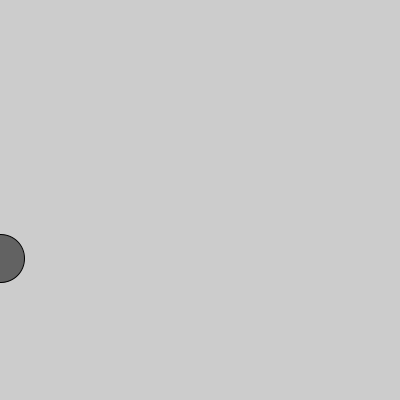
Frame 1 (no input)
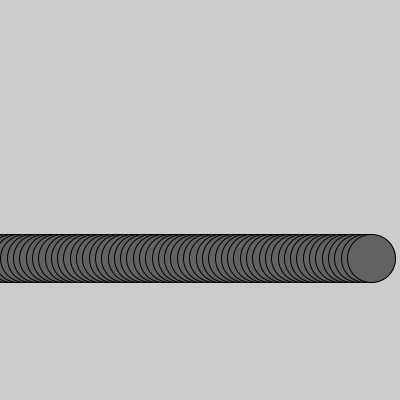
Frame 60 (the mouse pressed at the canvas centre just before this capture)
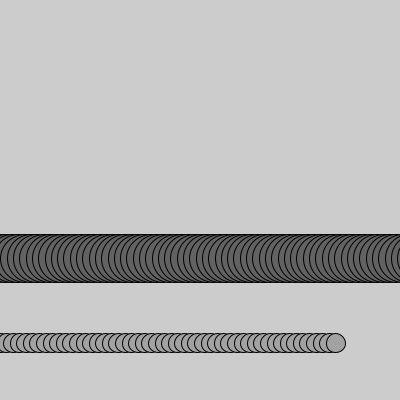
Frame 120 (the mouse held since frame 60 and released just before this capture)

The Processing sketch that drew these frames (run headless with seeded random() and noise(); from frame 60 on, the mouse is pressed at the canvas centre):

// Processing sketch: basic_02D_variable_random
// ── basic_02D_variable_random.pde
/* Zhang Liqun@SJTU IDM
*/

// declare variables "x", "y", "speed", "col" and "rad"
float x,y,speed,rad,col;

void setup() {
  size(400,400);  

  x=0;
  y=random(height);  
  speed=random(5,10);
  rad=random(20,50);
  col=random(50,255);
  
}

void draw() {
  //turn off background() to draw trails
  //background(200);

  fill(col);
  ellipse(x,y, rad,rad);

  // increase x for each frame
  x=x+speed;  
  
  // if x goes off screen, set it back to zero
  // and choose new random parameters
  if(x>width+rad/2) {
    x=0;
    y=random(height);  
    speed=random(5,10);
    rad=random(10,30);
    col=random(50,255);
  }
}
